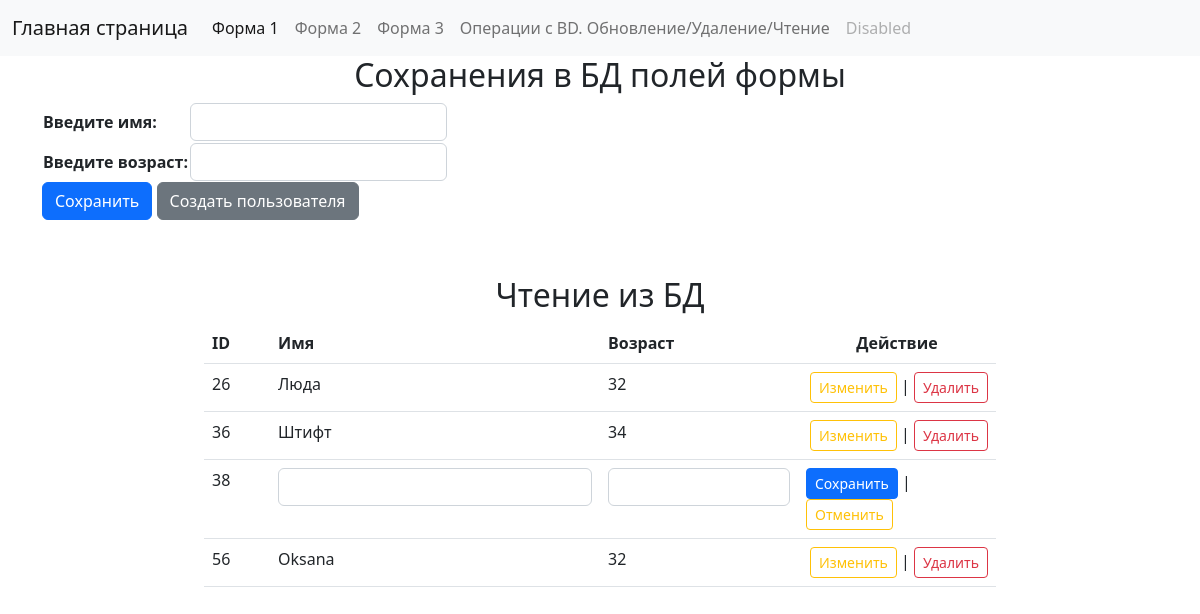
Screenshot of /edit/38 with the database file from the repository.
### dj_app/models.py (models this page shows)
class Person(models.Model):
    name = models.CharField(max_length=15)
    age = models.IntegerField()
    objects = models.Model

### dj_app/views.py (the view, shortened to what this page needs)
# urls.py: path('edit/<int:user_id>', views.Models.edit, name="edit"),
    @staticmethod
    def edit(request, user_id):
        if request.method == "GET":
            form = OperationForm()  # Создаю форму
            data = DataBase.read(model=Person)  # Читаю таблицу
            context = {"data": data, "form": form, "user_id": int(user_id)}
            return render(request, "operation.html", context=context)

### dj_app/forms.py
class OperationForm(forms.Form):
    name = forms.CharField(label="Введите имя", required=False, max_length=20, widget=forms.widgets.TextInput(attrs={'class': 'form-control'}))
    age = forms.IntegerField(label="Введите возраст", required=False, max_value=99, widget=forms.widgets.NumberInput(attrs={'class': 'form-control'}))

### dj_app/views.py (called while the page is built, shortened)
    @staticmethod
    def read(model, mode="all", **kwargs):
        if mode == "all":  # Получить данные для [всех объектов]
            result = model.objects.all()
            return list(result.values())

### templates/operation.html (shortened to what this page needs)
{% extends 'base.html' %}
{% load static %}
{% block form %}
<div class="container">
    <div class="row">
        <h2 class="text-center">Сохранения в БД полей формы</h2>
        <form method="post" action="">
            <table>{{ form }}</table>
            <input class="btn btn-primary" type="submit" value="Сохранить">
            <a class="btn btn-secondary" href="{% url 'create' %}">Создать пользователя</a>
        </form>
    </div>
</div>
<div class="row">
    <div class="col"></div>
    <div class="col-8">
        <h2 class="mt-5 text-center">Чтение из БД</h2>
        <table class="table">
            <tr>
                <th class="col">ID</th>
                <th class="col-5" style="text-align: left;">Имя</th>
                <th class="col-3">Возраст</th>
                <th class="col-3" style="text-align: center;">Действие</th>
            </tr>
            {% for elm in data %}
            {% if elm.id != user_id %}
            <tr>
                <td>{{ elm.id }}</td>
                <td>{{ elm.name }}</td>
                <td>{{ elm.age }}</td>
                <td style="text-align: right;"><a class="btn btn-outline-warning btn-sm" href="/edit/{{ elm.id }}">Изменить</a>
                    | <a class="btn btn-outline-danger btn-sm" href="/delete/{{ elm.id }}">Удалить</a></td>
            </tr>
            {% else %}
            <tr>
                <form method="post" action="/edit/{{ elm.id }}">
                    <td>{{ elm.id }}</td>
                    <td>{{ form.name }}</td>
                    <td>{{ form.age }}</td>
                    <td><input class="btn btn-primary btn-sm" type="submit" value="Сохранить"> | <a
                            class="btn btn-outline-warning btn-sm" href="/operation">Отменить</a></td>
                </form>
                {% endif %}
            </tr>
            {% endfor %}
        </table>
    </div>
    <div class="col"></div>
</div>
{% endblock form %}

### rows the page displays
Person: id "26", name "Люда", age "32"
Person: id "36", name "Штифт", age "34"
Person: id "38"
Person: id "56", name "Oksana", age "32"
